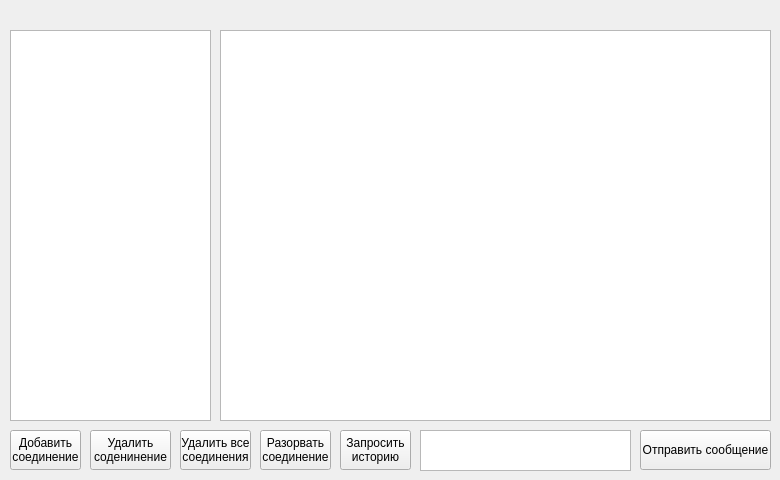
<?xml version="1.0" encoding="UTF-8"?>
<ui version="4.0">
 <class>MainWindow</class>
 <widget class="QMainWindow" name="MainWindow">
  <property name="geometry">
   <rect>
    <x>0</x>
    <y>0</y>
    <width>780</width>
    <height>480</height>
   </rect>
  </property>
  <property name="sizePolicy">
   <sizepolicy hsizetype="Fixed" vsizetype="Fixed">
    <horstretch>0</horstretch>
    <verstretch>0</verstretch>
   </sizepolicy>
  </property>
  <property name="minimumSize">
   <size>
    <width>780</width>
    <height>480</height>
   </size>
  </property>
  <property name="maximumSize">
   <size>
    <width>780</width>
    <height>480</height>
   </size>
  </property>
  <property name="windowTitle">
   <string>MainWindow</string>
  </property>
  <widget class="QWidget" name="centralwidget">
   <widget class="QPushButton" name="addContactBtn">
    <property name="geometry">
     <rect>
      <x>10</x>
      <y>430</y>
      <width>71</width>
      <height>40</height>
     </rect>
    </property>
    <property name="text">
     <string>Добавить
соединение</string>
    </property>
    <property name="flat">
     <bool>false</bool>
    </property>
   </widget>
   <widget class="QPushButton" name="delContactBtn">
    <property name="geometry">
     <rect>
      <x>90</x>
      <y>430</y>
      <width>81</width>
      <height>40</height>
     </rect>
    </property>
    <property name="text">
     <string>Удалить
соденинение</string>
    </property>
   </widget>
   <widget class="QPushButton" name="delAllContactsBtn">
    <property name="geometry">
     <rect>
      <x>180</x>
      <y>430</y>
      <width>71</width>
      <height>40</height>
     </rect>
    </property>
    <property name="text">
     <string>Удалить все
соединения</string>
    </property>
   </widget>
   <widget class="QPushButton" name="sendMessageBtn">
    <property name="geometry">
     <rect>
      <x>640</x>
      <y>430</y>
      <width>131</width>
      <height>40</height>
     </rect>
    </property>
    <property name="minimumSize">
     <size>
      <width>85</width>
      <height>40</height>
     </size>
    </property>
    <property name="text">
     <string>Отправить сообщение</string>
    </property>
   </widget>
   <widget class="QLabel" name="yourIPLabel">
    <property name="geometry">
     <rect>
      <x>10</x>
      <y>10</y>
      <width>161</width>
      <height>16</height>
     </rect>
    </property>
    <property name="text">
     <string/>
    </property>
    <property name="scaledContents">
     <bool>false</bool>
    </property>
   </widget>
   <widget class="QPlainTextEdit" name="inputArea">
    <property name="geometry">
     <rect>
      <x>420</x>
      <y>430</y>
      <width>211</width>
      <height>41</height>
     </rect>
    </property>
   </widget>
   <widget class="QPlainTextEdit" name="chatArea">
    <property name="enabled">
     <bool>true</bool>
    </property>
    <property name="geometry">
     <rect>
      <x>220</x>
      <y>30</y>
      <width>551</width>
      <height>391</height>
     </rect>
    </property>
    <property name="readOnly">
     <bool>true</bool>
    </property>
   </widget>
   <widget class="QListWidget" name="connectionList">
    <property name="geometry">
     <rect>
      <x>10</x>
      <y>30</y>
      <width>201</width>
      <height>391</height>
     </rect>
    </property>
   </widget>
   <widget class="QPushButton" name="disconnectBtn">
    <property name="geometry">
     <rect>
      <x>260</x>
      <y>430</y>
      <width>71</width>
      <height>40</height>
     </rect>
    </property>
    <property name="text">
     <string>Разорвать
соединение</string>
    </property>
   </widget>
   <widget class="QPushButton" name="historyRequestBtn">
    <property name="geometry">
     <rect>
      <x>340</x>
      <y>430</y>
      <width>71</width>
      <height>40</height>
     </rect>
    </property>
    <property name="text">
     <string>Запросить
историю</string>
    </property>
   </widget>
  </widget>
 </widget>
 <resources/>
 <connections/>
</ui>
